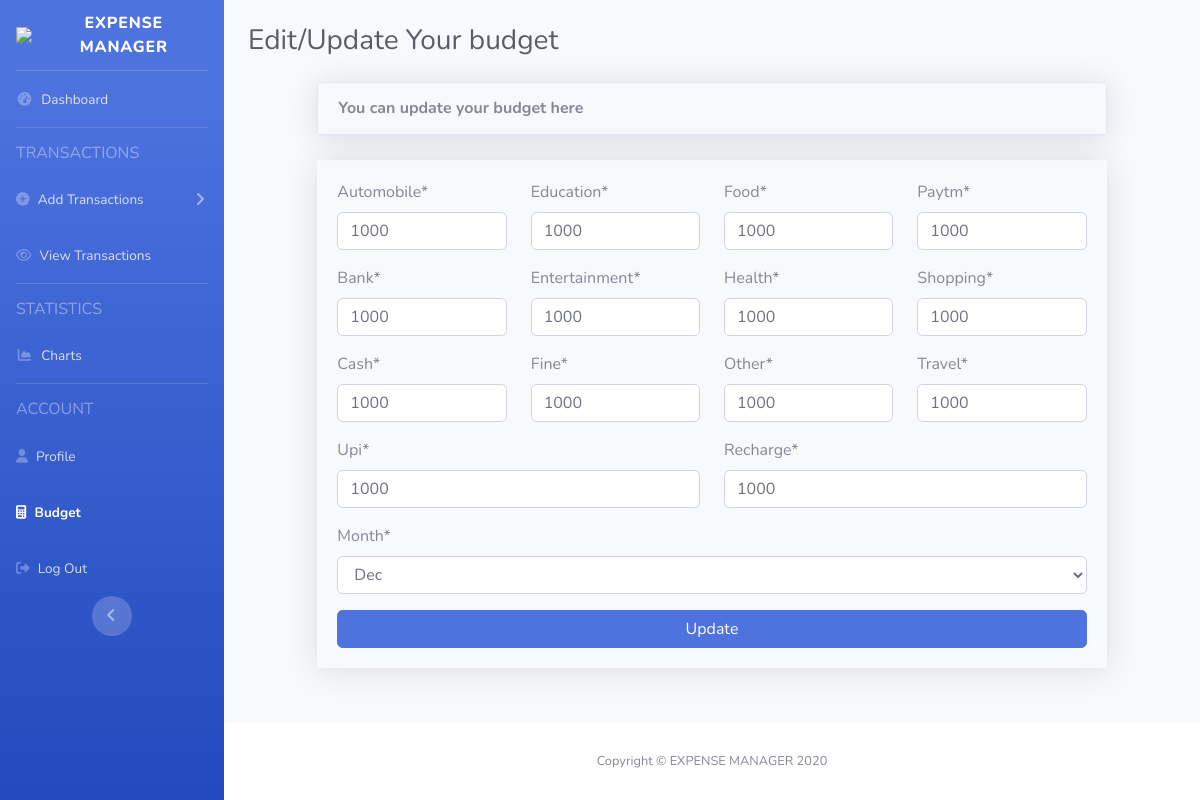
Page /myapp/budget/5/update (signed in) on the committed database.
### myapp/models.py (models this page shows, shortened)
class Budget(models.Model):
    user = models.ForeignKey(User, on_delete=models.CASCADE, null=True)
    automobile = models.IntegerField(default=1000)
    bank = models.IntegerField(default=1000)
    cash = models.IntegerField(default=1000)
    education = models.IntegerField(default=1000)
    entertainment = models.IntegerField(default=1000)
    fine = models.IntegerField(default=1000)
    food = models.IntegerField(default=1000)
    health = models.IntegerField(default=1000)
    other = models.IntegerField(default=1000)
    paytm = models.IntegerField(default=1000)
    recharge = models.IntegerField(default=1000)
    shopping = models.IntegerField(default=1000)
    travel = models.IntegerField(default=1000)
    upi = models.IntegerField(default=1000)
    months = [
        ('Jan', 'Jan'),
        ('Feb', 'Feb'),
        ('Mar', 'Mar'),
        ('Apr', 'Apr'),
        ('May', 'May'),
        ('Jun', 'Jun'),
        ('Jul', 'Jul'),
        ('Aug', 'Aug'),
        ('Sep', 'Sep'),
        ('Oct', 'Oct'),
        ('Nov', 'Nov'),
        ('Dec', 'Dec'),
        ('None', 'None'),
    ]
    month = models.CharField(
        max_length=30,
        choices=months,
        default='None',
    )

### myapp/views.py (the view)
# urls.py: path('budget/<int:pk>/update', BudgetUpdateView.as_view(), name='budget-update'),
class BudgetUpdateView(UserPassesTestMixin, UpdateView):
    model = Budget
    fields = ['automobile', 'bank', 'cash', 'education', 'entertainment', 'fine', 'food',
              'health', 'other', 'paytm', 'recharge', 'shopping', 'travel', 'upi', 'month']
    template_name = 'budget_update.html'
    success_url = '/myapp/budget'
    def test_func(self):
        budget = self.get_object()
        if self.request.user == budget.user:
            return True
        return False

### templates/budget_update.html (shortened to what this page needs)
{% extends 'base.html' %}
{% load crispy_forms_tags %}
{% block navbar_budget %}
<li class="nav-item active">
    <a class="nav-link" href="/myapp/budget">
        <i class="fa fa-calculator"></i>
        <span>Budget</span></a>
</li>
{% endblock %}
{% block content %}
<div class="container-fluid">
    <div class="d-sm-flex align-items-center justify-content-between my-4">
        <h1 class="h3 mb-0 text-gray-800">Edit/Update Your budget</h1>
    </div>
</div>
<div class="mx-auto">
    <div class="col-xl-10 col-lg-10 mx-auto">
        <div class="card shadow mb-4">
            <div class="card-header py-3 d-flex flex-row align-items-center justify-content-between">
                <h6 class="m-0 font-weight-bold ">
                    <span>You can update your budget here</span><br>
                </h6>
            </div>
        </div>
        <div class="card-body shadow">
            <form class="user align-items-center" enctype="multipart/form-data" method='post'>
                <div class="row">
                    <div class="col mx-auto">
                        {{ form.automobile|as_crispy_field }}
                        {{ form.bank|as_crispy_field }}
                        {{ form.cash|as_crispy_field }}
                    </div>
                    <div class="col mx-auto">
                        {{ form.education|as_crispy_field }}
                        {{ form.entertainment|as_crispy_field }}
                        {{ form.fine|as_crispy_field }}
                    </div>
                    <div class="col mx-auto">
                        {{ form.food|as_crispy_field }}
                        {{ form.health|as_crispy_field }}
                        {{ form.other|as_crispy_field }}
                    </div>
                    <div class="col mx-auto">
                        {{ form.paytm|as_crispy_field }}
                        {{ form.shopping|as_crispy_field }}
                        {{ form.travel|as_crispy_field }}
                    </div>
                </div>
                <div class="row">
                    <div class="col">
                        {{ form.upi|as_crispy_field }}
                    </div>
                    <div class="col">
                        {{ form.recharge|as_crispy_field }}
                    </div>
                </div>
                 <div class="row">
                    <div class="col">
                        {{ form.month|as_crispy_field }}
                    </div>
                </div>
                <div>
                    <button class="btn btn-primary btn-block" type="submit">
                        Update
                    </button>
                </div>
            </form>
        </div>
    </div>
</div>
{% endblock %}

### templates/base.html (style rules this page uses)
input[type=number] { -moz-appearance: textfield; }

### rows in the picture
Budget: automobile "1000", bank "1000", cash "1000", education "1000", entertainment "1000", fine "1000", food "1000", health "1000", other "1000", paytm "1000", shopping "1000", travel "1000", upi "1000", recharge "1000", month "Dec"
